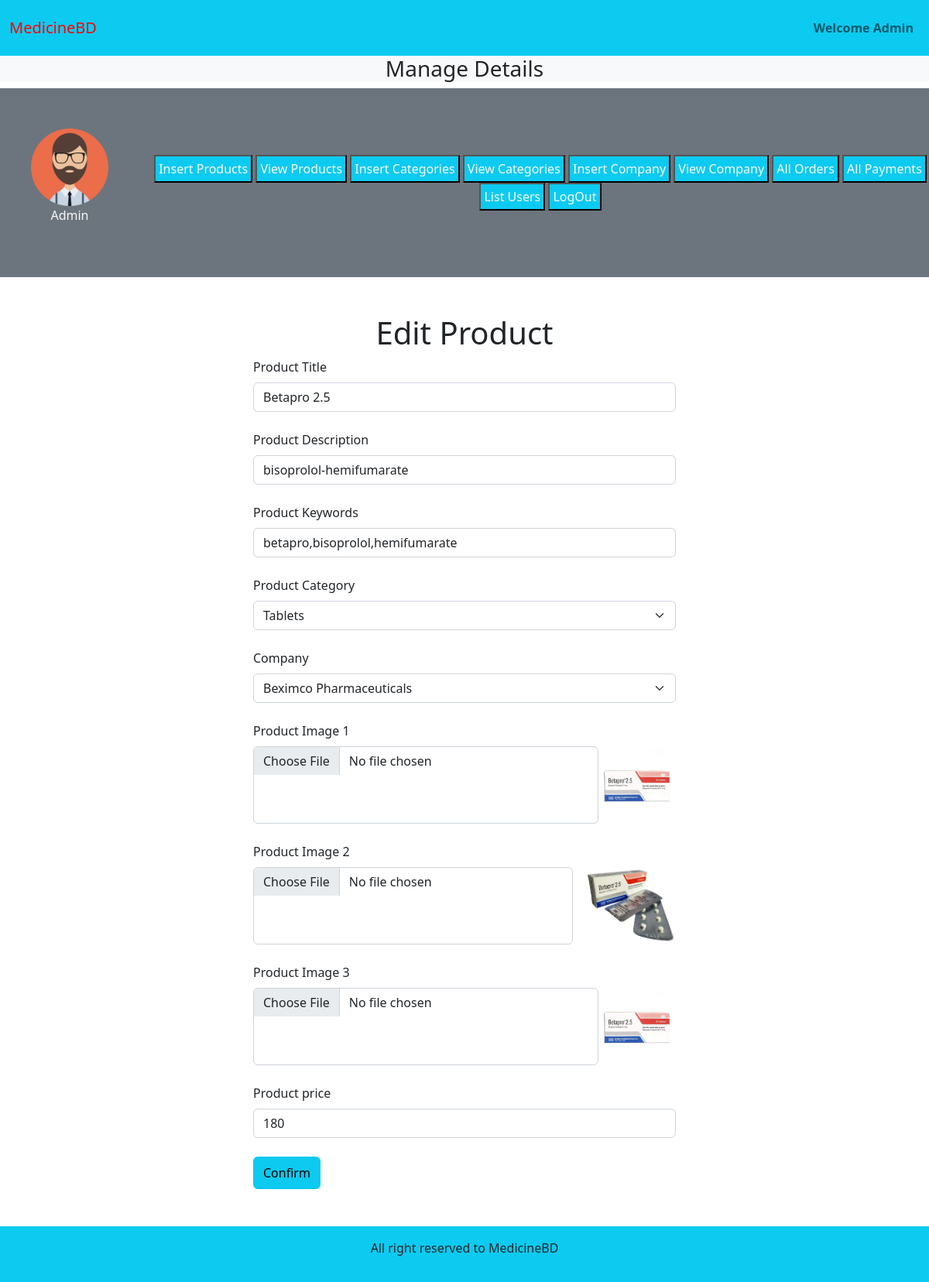
/medicinebd/admin_area/index.php?edit_product=2, run on the app's committed database.
### tables this page shows
CREATE TABLE `products` (
  `product_id` int(11) NOT NULL,
  `product_title` varchar(100) NOT NULL,
  `product_description` varchar(255) NOT NULL,
  `product_keywords` varchar(255) NOT NULL,
  `category_id` int(11) NOT NULL,
  `company_id` int(11) NOT NULL,
  `product_image1` varchar(255) NOT NULL,
  `product_image2` varchar(255) NOT NULL,
  `product_image3` varchar(255) NOT NULL,
  `product_price` int(11) NOT NULL,
  `date` timestamp NOT NULL DEFAULT current_timestamp() ON UPDATE current_timestamp(),
  `status` varchar(100) NOT NULL
);

CREATE TABLE `categories` (
  `category_id` int(11) NOT NULL,
  `category_title` varchar(100) NOT NULL
);

CREATE TABLE `companies` (
  `company_id` int(11) NOT NULL,
  `company_title` varchar(100) NOT NULL
);

### medicinebd/admin_area/edit_products.php (the view, shortened to what this page needs)
<?php
   if(isset($_GET['edit_product'])){
     $edit_id=$_GET['edit_product'];
     $get_data="SELECT * from products where product_id = $edit_id";
     $result=mysqli_query($con,$get_data);
     $row=mysqli_fetch_assoc($result);
     $prod_title= $row['product_title'];
     $prod_desc = $row['product_description'];
     $prod_keywords = $row['product_keywords'];
     $catergory_id = $row['category_id'];
     $company_id =$row['company_id'];
     $prod_img1= $row['product_image1'];
     $prod_img2= $row['product_image2'];
     $prod_img3= $row['product_image3'];
     $prod_price= $row['product_price'];
    $cat_query="SELECT * from categories where category_id=$catergory_id";
    $run_cat=mysqli_query($con,$cat_query);
    $cat_info=mysqli_fetch_assoc($run_cat);
    $cat_name=$cat_info['category_title'];
    $com_query="SELECT * from companies where company_id=$company_id";
    $run_com=mysqli_query($con,$com_query);
    $com_info=mysqli_fetch_assoc($run_com);
    $com_name=$com_info['company_title'];
   }
?>
<div class="container mt-5">
    <h1 class="text-center">Edit Product</h1>
    <form action="" method="post" enctype="multipart/form-data">
        <div class="form-outline w-50 m-auto mb-4">
            <label for="product_title" class="form-label">Product Title</label>
            <input type="text" value='<?php echo $prod_title; ?>' name="product_title" id="product_title" class="form-control" required>
        </div>
        <div class="form-outline w-50 m-auto mb-4">
            <label for="product_desc" class="form-label">Product Description</label>
            <input type="text" value='<?php echo $prod_desc; ?>' name="product_desc" id="product_desc" class="form-control" required>
        </div>
        <div class="form-outline w-50 m-auto mb-4">
            <label for="product_keyword" class="form-label">Product Keywords</label>
            <input type="text" value='<?php echo $prod_keywords; ?>' name="product_keyword" id="product_keyword" class="form-control" required>
        </div>
        <div class="form-outline mb-4 w-50 m-auto">
        <label for="product_category" class="form-label">Product Category</label>
            <select name="product_category" id="product_category" class="form-select" required>
                <option style="font-weight: bold;" value="value='<?php echo $catergory_id; ?>'"><?php echo $cat_name; ?></option>
            </select>
        </div>
        <div class="form-outline mb-4 w-50 m-auto">
        <label for="product_company" class="form-label">Company</label>
                <select name="product_company" id="product_company" class="form-select" required>
                    <option style="font-weight: bold;" value="<?php echo $company_id; ?>"><?php echo $com_name; ?></option>
                </select>
         </div>
         <div class="form outline mb-4 w-50 m-auto">
            <label for="product_image1" class="form-label">Product Image 1</label>
            <div class="d-flex">
            <input type="file" class="form-control" name="product_image1" id="product_image1" required >
            <img src="product_images/<?php echo $prod_img1; ?>" alt="" style="height: 100px;">
            </div>
        </div>
         <div class="form outline mb-4 w-50 m-auto">
            <label for="product_image2" class="form-label">Product Image 2</label>
            <div class="d-flex">
            <input type="file" class="form-control" name="product_image2" id="product_image2" required >
            <img src="product_images/<?php echo $prod_img2; ?>" alt="" style="height: 100px;">
            </div>
        </div>
         <div class="form outline mb-4 w-50 m-auto">
            <label for="product_image3" class="form-label">Product Image 3</label>
            <div class="d-flex">
            <input type="file" class="form-control" name="product_image3" id="product_image3" required >
            <img src="product_images/<?php echo $prod_img3; ?>" alt="" style="height: 100px;">
            </div>
        </div>
        <div class="form-outline w-50 m-auto mb-4">
            <label for="product_price" class="form-label">Product price</label>
            <input type="text" value="<?php echo $prod_price; ?>" name="product_price" id="product_price" class="form-control" required>
        </div>
        <div class="w-50 m-auto">
            <input type="submit" value="Confirm" name="edit_product" class="px-15 py-2 btn btn-info">
        </div>
    </form>
</div>

### medicinebd/styles.css (style rules this page uses)
* { margin: 0; padding: 0; box-sizing: border-box; }

### medicinebd/admin_area/index.php (style rules this page uses)
body { overflow-x: hidden; }

### data on the page
products: product_title "Betapro 2.5", product_desc "bisoprolol-hemifumarate", product_keyword "betapro,bisoprolol,hemifumarate", product_image1 (picture), product_image2 (picture), product_image3 (picture), product_price "180"
categories: product_category "Tablets"
companies: product_company "Beximco Pharmaceuticals"
